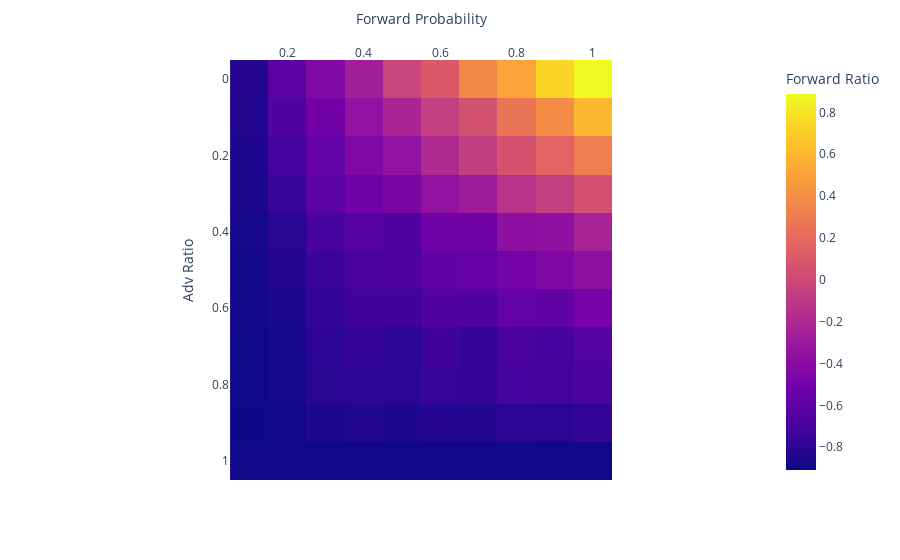

This figure's notebook cell:
### Code cell
import plotly.express as px
fig = px.imshow(deontic_df,
                labels=dict(x="Forward Probability", y="Adv Ratio", color="Forward Ratio"),
               )
fig.update_xaxes(side="top")
fig.show()

### Figure 1 — Plotly figure (JSON) as saved in the notebook; plotly's stock layout.template omitted (floating-point values rounded to 4 significant figures)
{"data": [{"coloraxis": "coloraxis", "hovertemplate": "Forward Probability: %{x}<br>Adv Ratio: %{y}<br>Forward Ratio: %{z}<extra></extra>", "name": "0", "type": "heatmap", "x": [0.1, 0.2, 0.3, 0.4, 0.5, 0.6, 0.7, 0.8, 0.9, 1], "xaxis": "x", "y": [0, 0.1, 0.2, 0.3, 0.4, 0.5, 0.6, 0.7, 0.8, 0.9, 1], "yaxis": "y", "z": [[-0.8229, -0.6152, -0.4329, -0.2663, -0.01803, 0.1029, 0.3705, 0.5043, 0.7339, 0.8881], [-0.8311, -0.6651, -0.5089, -0.3643, -0.2273, -0.05848, 0.05592, 0.2612, 0.3902, 0.604], [-0.8484, -0.7151, -0.5786, -0.4455, -0.3548, -0.1924, -0.06761, 0.06057, 0.1681, 0.3218], [-0.8565, -0.7538, -0.6204, -0.5237, -0.4657, -0.3615, -0.2934, -0.1323, -0.06321, 0.0433], [-0.8742, -0.8144, -0.7105, -0.6442, -0.6517, -0.5246, -0.5244, -0.3814, -0.3757, -0.2382], [-0.8826, -0.8329, -0.745, -0.6857, -0.6649, -0.5857, -0.5753, -0.4962, -0.4477, -0.3775], [-0.8846, -0.8526, -0.7744, -0.7229, -0.7295, -0.6562, -0.6633, -0.5771, -0.5859, -0.4957], [-0.9021, -0.8746, -0.8008, -0.7688, -0.8058, -0.7321, -0.7701, -0.6856, -0.712, -0.6445], [-0.9034, -0.8758, -0.8159, -0.7895, -0.8024, -0.7574, -0.7695, -0.7134, -0.7137, -0.6833], [-0.9092, -0.897, -0.8542, -0.8408, -0.8478, -0.8275, -0.8327, -0.7954, -0.8066, -0.7784], [-0.8941, -0.8941, -0.8941, -0.8941, -0.8941, -0.8941, -0.8941, -0.8941, -0.8941, -0.8941]]}], "layout": {"coloraxis": {"colorbar": {"title": {"text": "Forward Ratio"}}, "colorscale": [[0, "#0d0887"], [0.1111, "#46039f"], [0.2222, "#7201a8"], [0.3333, "#9c179e"], [0.4444, "#bd3786"], [0.5556, "#d8576b"], [0.6667, "#ed7953"], [0.7778, "#fb9f3a"], [0.8889, "#fdca26"], [1, "#f0f921"]]}, "margin": {"t": 60}, "xaxis": {"anchor": "y", "constrain": "domain", "domain": [0, 1], "scaleanchor": "y", "side": "top", "title": {"text": "Forward Probability"}}, "yaxis": {"anchor": "x", "autorange": "reversed", "constrain": "domain", "domain": [0, 1], "title": {"text": "Adv Ratio"}}}}
